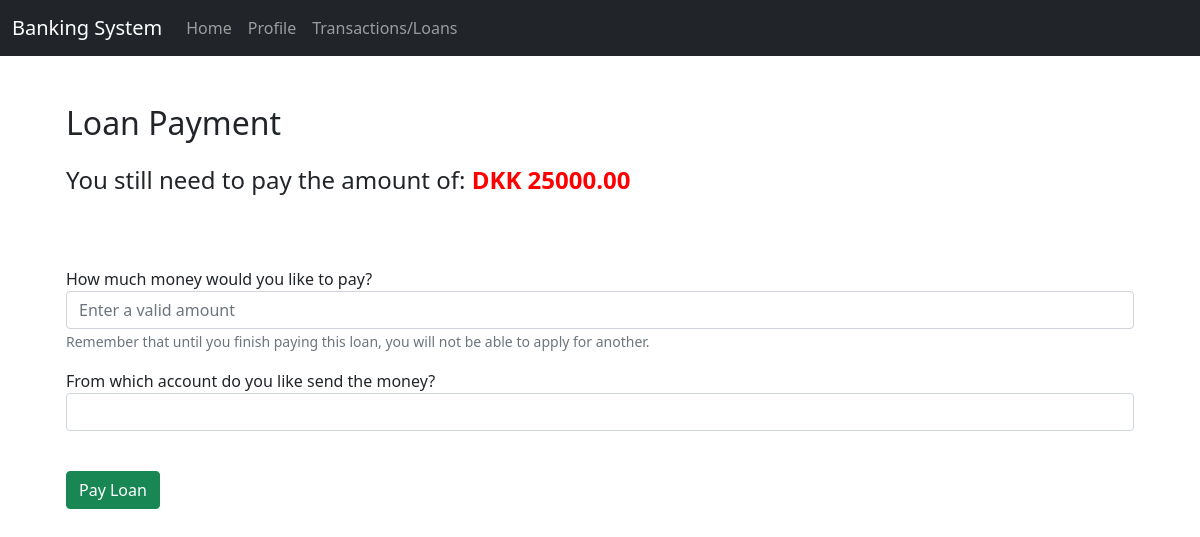
/transaction/payment/ (signed in), run on an earlier commit of the app's database.
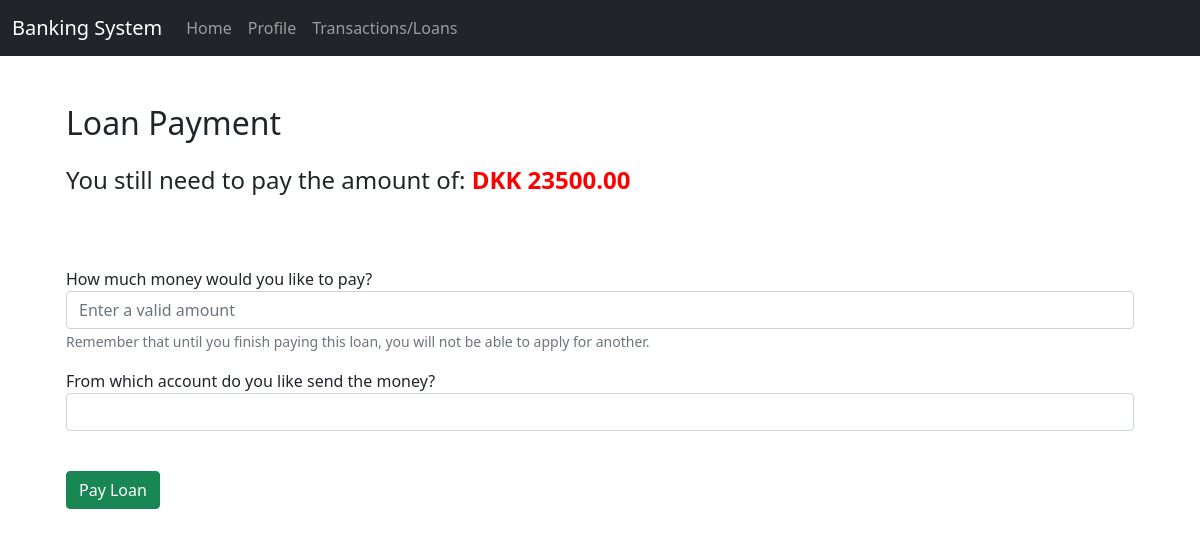
And on a later commit of the database.
### transaction_app/models.py (models this page shows, shortened)
class Loan(models.Model):
    loan_account_fk = models.ForeignKey(Profile, on_delete=models.PROTECT)
    loan_id = models.CharField(max_length=20, null=False)
    loan_description =  models.CharField(max_length=20, null=False)
    loan_amount = models.DecimalField(decimal_places=2,max_digits=7, validators=[MinValueValidator(5.00)])
    loan_date = models.DateTimeField(auto_now_add=True)
    loan_remain = models.DecimalField(decimal_places=2,max_digits=7, validators=[MinValueValidator(5.00)])

### transaction_app/views.py (the view)
# urls.py: path('payment/', views.loan_payment, name='payment'),
def loan_payment(request):
    user = request.user
    user = request.user
    profile = Profile.objects.get(user=user)
    accounts = Account.objects.filter(account_user_fk=profile)
    loan = Loan.objects.filter(loan_account_fk=profile).latest('loan_date')
    if request.method == "POST":
        amount = request.POST['amount']
        amount = int(amount)
        account_number = request.POST['account_number']
        selected_account = Account.objects.get(account_number=account_number)
        account_balance = selected_account.account_balance
        updated_balance = account_balance - amount
        account_balance = updated_balance
        selected_account.account_balance = account_balance
        loan_remain = loan.loan_remain
        updated_loan_remain = loan_remain - amount
        print(updated_loan_remain)
        loan.loan_remain = updated_loan_remain
        transaction = Transaction.objects.create(transaction_user_account_fk=selected_account,
                                                 transaction_account_number_sender=account_number,
                                                 transaction_account_number_receiver='BankingSystem Loan Payment',
                                                 transaction_id = get_random_string(length=20),
                                                 transaction_amount=amount,
                                                 transaction_currency='DKK')
        if loan.loan_remain == 0:
            profile.customer_can_loan = True
        selected_account.save()
        transaction.save()
        profile.save()
        loan.save()
        return render(request, 'transaction_app/index.html')
    else:
        context = {
        'accounts':accounts,
        'loan': loan
        }
        return render(request, 'transaction_app/payment.html', context)

### transaction_app/templates/transaction_app/payment.html (shortened to what this page needs)
{% extends "transaction_app/base.html" %}
{% block content%}
<h2> Loan Payment</h2>
<h4 class='mt-3'> You still need to pay the amount of:  <b style='color:red'> DKK  {{ loan.loan_remain }} </b></h4>
<form class='mt-5' method='POST'>
      <div class="form-group mt-3" >
        <label for="amount"> How much money would you like to pay?</label>
        <input type="text" name='amount' class="form-control" id="amount"  placeholder="Enter a valid amount">
        <small id="emailHelp" class="form-text text-muted">Remember that until you finish paying this loan, you will not be able to apply for another.</small>
      </div>
      <div class="form-group mt-3 mb-3">
        <label for="account_number"> From which account do you like send the money?</label>
        <select class="form-control" name='account_number' id="account_number">
          <option> </option>
          {% for account in accounts %}
          <option> {{account.account_number}} </option>
          {% endfor %}
        </select>
      </div>
      <button type='submit' class='mt-4 btn  btn-success'> Pay Loan</button>
    </form>
{% endblock %}

What changed in the data, as far as the page shows it:
changed Loan: loan_remain "25000.00" → "23500.00"
